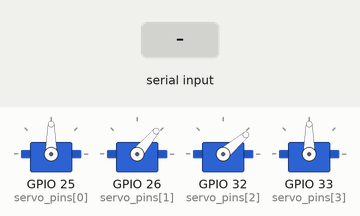
Simulated run of this sketch. Board: ESP32. Shown: 4 × servo. The test bench sets the inputs (shaded band). Nothing arrives over Bluetooth unless stated; what the sketch prints to the serial monitor is not drawn.

Above: at 3.2 s.
3.3 s: "6" received over the second serial link
At 3.6 s:
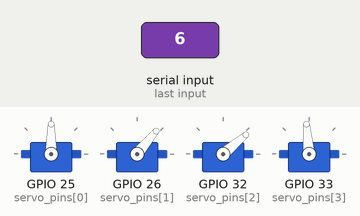
4.8 s: "6" received over the second serial link
At 6.0 s:
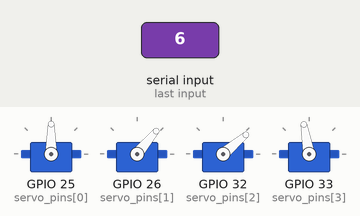
6.3 s: "s" received over the second serial link
At 7.1 s:
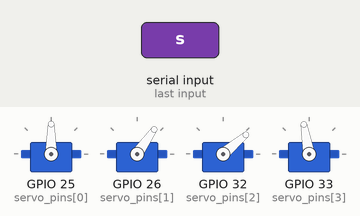
7.8 s: "s" received over the second serial link
At 8.3 s:
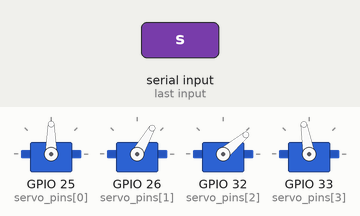
9.3 s: "4" received over the second serial link
At 10.6 s:
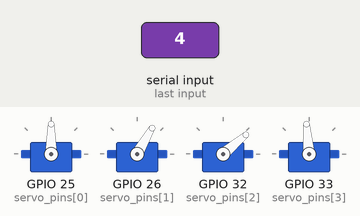
Timing chart, 0 to 11.8 s (numbered marks = the images above; inputs shaded):
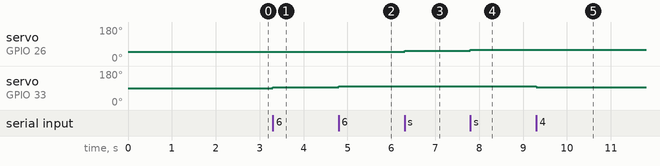

Measured:
- after the input at 3.3 s, servo on GPIO 33 (servo_pins[3]): 90° → 95° at once
- after the input at 4.8 s, servo on GPIO 33 (servo_pins[3]): 95° → 100° at once
- after the input at 6.3 s, servo on GPIO 26 (servo_pins[1]): 50° → 55° at once
- after the input at 7.8 s, servo on GPIO 26 (servo_pins[1]): 55° → 60° at once
- after the input at 9.3 s, servo on GPIO 33 (servo_pins[3]): 100° → 95° at once

The sketch:

V2.1_Bluetooth_Control_Bugs_Fixed.ino
```cpp
/****************************************************************
2025_03_16
Version 2.1 Bluetooth version allows controlling the robot arm via Bluetooth
The relevent inputs are made via Bluetooth Serial
Bugs Fixed - The performance functions are re-arranged for smoother and reliable operation
Performance is tested and verified by Serial Bluetooth Terminal Application and
BlueDuino Joystick Application on Android
*****************************************************************/

#include <ESP32Servo.h>  // Import the servo library
#include "BluetoothSerial.h"  // Include Bluetooth library

#define num_servos 4  // Number of servos used
Servo servo[num_servos];  // Create servo objects
BluetoothSerial SerialBT; // Bluetooth Serial object

int servo_pins[num_servos] = {25, 26, 32, 33}; // GPIO pins for servos
int initial_pos[num_servos] = {90, 50, 40, 90}; // Initial positions
int current_pos[num_servos];
int min_pos[num_servos] = {0, 50, 70, 90};  // Min positions
int max_pos[num_servos] = {180, 130, 170, 180};  // Max positions

char command;  // Store received command
unsigned long previousTime = 0;
int stepSize = 5;
int delayTime = 5;

void setup() {
    Serial.begin(9600);
    SerialBT.begin("ESP32_RobotArm"); // Bluetooth name

    for (int i = 0; i < num_servos; i++) {
        current_pos[i] = initial_pos[i];
        servo[i].attach(servo_pins[i]);
        servo[i].write(initial_pos[i]);
        delay(500);
    }
}

void loop() {
    if (SerialBT.available()) {
        command = SerialBT.read();
        Serial.write(command); // Debug via Serial Monitor
        switch (command) {
            case '4': gripper_close(); break;
            case '6': gripper_open(); break;
            case '2': arm_down(); break;
            case '8': arm_up(); break;
            case 'w': shoulder_up(); break;
            case 's': shoulder_down(); break;
            case 'a': base_left(); break;
            case 'd': base_right(); break;
            //Input the given values via Blutooth to esp32 to perform the relevent actions
        }
    }
}

void moveServoUp(int servoIndex) {
    if (current_pos[servoIndex] < max_pos[servoIndex]) {
        current_pos[servoIndex] += stepSize;
        servo[servoIndex].write(current_pos[servoIndex]);
        delay(delayTime);
    }
}

void moveServoDown(int servoIndex) {
    if (current_pos[servoIndex] > min_pos[servoIndex]) {
        current_pos[servoIndex] -= stepSize;
        servo[servoIndex].write(current_pos[servoIndex]);
        delay(delayTime);
    }
}

void base_left() { moveServoDown(0); }
void base_right() { moveServoUp(0); }
void shoulder_down() { moveServoUp(1); }
void shoulder_up() { moveServoDown(1); }
void arm_down() { moveServoDown(2); }
void arm_up() { moveServoUp(2); }
void gripper_close() { moveServoDown(3); }
void gripper_open() { moveServoUp(3); }
```
